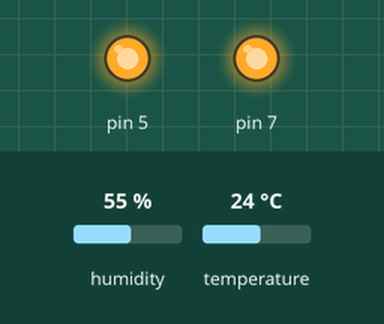
Bench run of a sketch on a simulated Arduino Uno, built with avr-gcc and run on an emulated ATmega328P. Parts: output pins drawn as LEDs (lit = HIGH). The test bench sets the inputs (shaded band); at power-on: humidity 55 %, temperature 24 °C.

Above: at 2.8 s.
2.9 s: humidity set to 83 %
5.6 s: humidity set to 86 %
At 6.6 s:
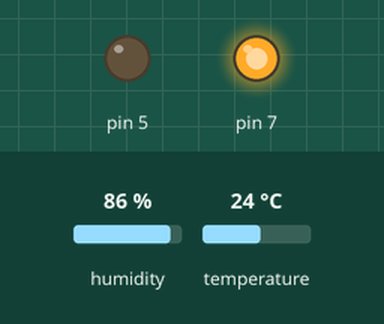
8.3 s: humidity set to 22 %
At 11.3 s:
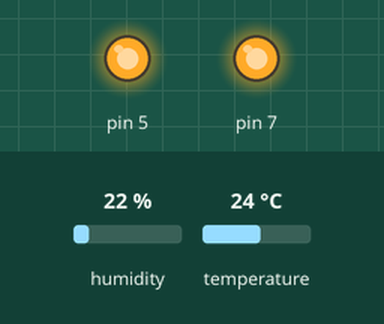
11.6 s: humidity set to 88 %
At 12.6 s:
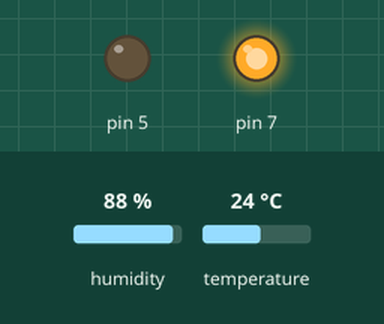
Timing chart, 0 to 14.6 s (numbered marks = the images above; inputs shaded):
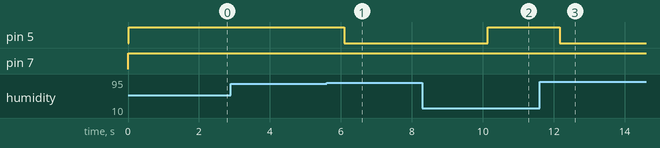

The sketch:

mushroomAutomation.ino
```cpp
#include "DHT.h"
#include <stdint.h>
#include <stdlib.h>
#include <avr/wdt.h>

#define RELAY_FAN_PIN (7UL)
#define RELAY_HUMID_PIN (5UL)
#define SENSOR_HUMID_PIN (6UL)
#define MILLISECONDS_PER_MINUTE (60000UL)

//#define DEBUG
typedef enum
{
  STATE_OFF = LOW,
  STATE_ON = HIGH
} state_t;

typedef enum
{
  PER_10_MINUTES = 10,
  PER_15_MINUTES = 15,
  PER_30_MINUTES = 30,
  PER_40_MINUTES = 40,
  PER_45_MINUTES = 45,
  PER_HOUR = 60
} timeframe_t;

typedef struct
{
  state_t currentState;
  uint32_t controlPin;
  uint32_t onPeriodMs;
  uint32_t offPeriodMs;
  uint32_t onTimeMs;
  uint32_t offTimeMs;
} fanData_t;

typedef struct
{
  state_t currentState;
  float rhUpperBound;
  float rhLowerBound;
  uint32_t controlPin;
  DHT *sensor;
  uint32_t lastMeasured;
  uint32_t padding0;
} humidifierData_t;

DHT dht(SENSOR_HUMID_PIN, DHT11);
fanData_t fanInstance;
humidifierData_t hmdInstance;

void initFan(fanData_t *fan, uint32_t controlPin, uint32_t onTimeMinutesPerUnit, timeframe_t timeframe);
void initHumidifier(humidifierData_t *hmd, uint32_t controlPin, DHT *sensor, float rhLowerBound, float rhUpperBound);
void manageFan(fanData_t *fan);
void manageHumidity(humidifierData_t *hmd);
void (* resetArduino) (void) = 0;

void setup() {
  initHumidifier(&hmdInstance, RELAY_HUMID_PIN, &dht, 83.F, 85.F);
  initFan(&fanInstance, RELAY_FAN_PIN, 1, PER_15_MINUTES);
  wdt_enable(WDTO_8S);
#ifdef DEBUG
  Serial.begin(9600);
#endif
}

void loop() {
  // put your main code here, to run repeatedly:
  wdt_reset();
  manageFan(&fanInstance);
  manageHumidity(&hmdInstance);
  delay(2000);
}

void initHumidifier(humidifierData_t *hmd, uint32_t controlPin, DHT *sensor, float rhLowerBound, float rhUpperBound)
{
  hmd->currentState = STATE_ON;
  hmd->rhUpperBound = rhUpperBound;
  hmd->rhLowerBound = rhLowerBound;
  hmd->controlPin = controlPin;
  hmd->sensor = sensor;
  hmd->lastMeasured = 0UL;
  sensor->begin();
  pinMode(hmd->controlPin, OUTPUT);
}


void initFan(fanData_t *fan, uint32_t controlPin, uint32_t onTimeMinutesPerUnit, timeframe_t timeframe)
{
  fan->currentState = STATE_ON;
  fan->onPeriodMs = onTimeMinutesPerUnit * MILLISECONDS_PER_MINUTE;
  if (onTimeMinutesPerUnit < timeframe)
  {
    fan->offPeriodMs = (timeframe - onTimeMinutesPerUnit) * MILLISECONDS_PER_MINUTE;
  }
  else
  {
    fan->offPeriodMs = 0UL;
  }
  fan->controlPin = controlPin;
  fan->offTimeMs = millis();
  pinMode(fan->controlPin, OUTPUT);
  fan->onTimeMs = millis();
}

void manageFan(fanData_t *fan)
{
  uint32_t currentTime = millis();
  if (fan->currentState == STATE_ON)
  {
    #ifdef DEBUG
    Serial.print("Fan is on! Time (ms) till off: ");
    Serial.println(fan->onPeriodMs - (currentTime - fan->onTimeMs));
    #endif
    if ((currentTime - fan->onTimeMs) >= fan->onPeriodMs)
    {
      fan->currentState = STATE_OFF;
      fan->offTimeMs = millis();
    }
  }
  else if (fan->currentState == STATE_OFF)
  {
    #ifdef DEBUG
    Serial.print("Fan is off! Time (ms) till on: ");
    Serial.println(fan->offPeriodMs - (currentTime - fan->offTimeMs));
    #endif
    if ((currentTime - fan->offTimeMs) >= fan->offPeriodMs)
    {
      fan->currentState = STATE_ON;
      fan->onTimeMs = millis();
    }
  }
  else
  {
     resetArduino();
  }
  digitalWrite(fan->controlPin, (uint32_t) fan->currentState);
}

void manageHumidity(humidifierData_t *hmd)
{
  // TODO modification: turn sensor on
  float currentRh = hmd->sensor->readHumidity();
  // TODO modification: turn sensor off
  if (hmd->currentState == STATE_ON)
  {
    #ifdef DEBUG
    Serial.print("Humidifier is on! ");
    #endif
    if (currentRh >= hmd->rhUpperBound)
    {
      hmd->currentState = STATE_OFF;
    }
  }
  else if (hmd->currentState == STATE_OFF)
  {
    //Serial.print("Humidifier is off! ");
    if (currentRh <= hmd->rhLowerBound)
    {
      hmd->currentState = STATE_ON;
    }
  }
  else
  {
    resetArduino();
  }
  digitalWrite(hmd->controlPin, (uint32_t) hmd->currentState);

  #ifdef DEBUG
  Serial.print("Current Humidity: ");
  Serial.print(currentRh);
  Serial.print(" Humidity Lower: ");
  Serial.print(hmd->rhLowerBound);
  Serial.print(" Humidity Upper: ");
  Serial.println(hmd->rhUpperBound);
  #endif
}
```

Measured:
- the behaviour switches between 84 and 85 % on humidity (found by bisection; images 0 and 1)
- after the input at 2.9 s, every drawn part: stays the same
- after the input at 5.6 s, pin 5: HIGH → LOW after 0.49 s
- after the input at 8.3 s, pin 5: LOW → HIGH after 1.8 s
- after the input at 11.6 s, pin 5: HIGH → LOW after 0.56 s
